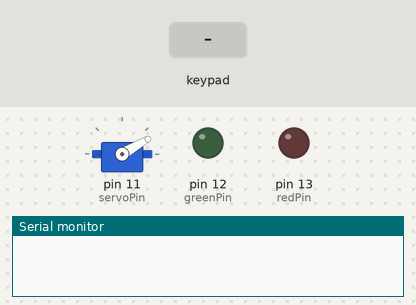
Bench run of a sketch on a simulated Arduino Uno, built with avr-gcc and run on an emulated ATmega328P. Parts: servo, output pins drawn as LEDs (lit = HIGH), the last lines printed to the serial monitor. The test bench sets the inputs (shaded band).

Above: at 1.2 s.
1.3 s: key '#' pressed
At 2.6 s:
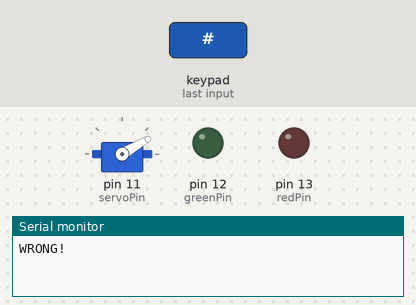
2.9 s: keypad keys 0 8 1 5 # pressed 0.4 s apart
At 5.5 s:
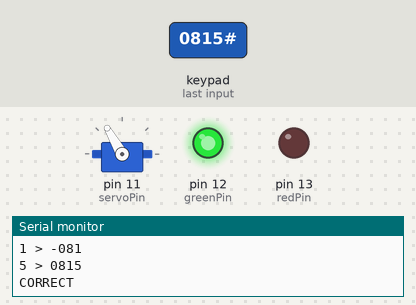
Timing chart, 0 to 9.0 s (numbered marks = the images above; inputs shaded):
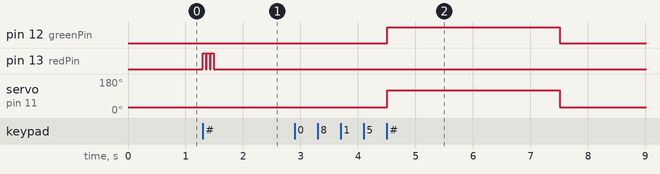

Measured:
- after the input at 1.3 s, pin 13 (redPin): alternates HIGH for 0.05 s and LOW for 0.02 s, 6 changes in all, then stays LOW, starting at once
- after the input at 2.9 s, pin 12 (greenPin): LOW → HIGH after 1.6 s, → LOW 3.0 s later; servo on pin 11 (servoPin): 30° → 120° after 1.6 s, → 30° 3.0 s later

The sketch:

arduinoUnlock.ino
```cpp
#include <Keypad.h>
#include <Servo.h>

// Pinlänge und Pincode festlegen
const byte PINLENGTH = 4;
char pinCode[PINLENGTH+1] = {'0','8','1','5'};

// Zwischenspeicher für Eingaben
char keyBuffer[PINLENGTH+1] = {'-','-','-','-'};

// Kompakter kann man das auch so schreiben:
// char pin[] = "0815";
// char keyBuffer[] = "----";

// Definition für das Keypad von Elegoo
const byte ROWS = 4; // vier Zeilen
const byte COLS = 4; // vier Spalten
// Symbole auf den Tasten
char hexaKeys[ROWS][COLS] = {
  {'1','2','3','A'},
  {'4','5','6','B'},
  {'7','8','9','C'},
  {'*','0','#','D'}
};
byte rowPins[ROWS] = {9, 8, 7, 6}; //connect to the row pinouts of the keypad
byte colPins[COLS] = {5, 4, 3, 2}; //connect to the column pinouts of the keypad

// Einstellung für Servo und LEDs
const int greenPin = 12;
const int redPin = 13;
const int servoPin = 11;
const int angleClosed = 30;
const int angleOpen = 120;
const int openDelay = 3000;

// Servo-Objekt erzeugen
Servo myservo;

// Instanz von Keypad erzeugen, Keymap und Pins übergeben
Keypad customKeypad = Keypad( makeKeymap(hexaKeys), rowPins, colPins, ROWS, COLS);

void setup(){
  Serial.begin(9600);
  // LED Pins setzen
  pinMode(greenPin, OUTPUT);
  pinMode(redPin, OUTPUT);
  digitalWrite(greenPin, LOW);
  digitalWrite(redPin, LOW);
  // Servo auf Ausgangsposition
  myservo.attach(servoPin);
  myservo.write(angleClosed);
}

void loop(){
  // Gedrückte Taste abfragen
  char customKey = customKeypad.getKey();

  if (customKey) {
    // Check, ob ASCII Wert des Char einer Ziffer zwischen 0 und 9 entspricht
    if ((int(customKey) >= 48) && (int(customKey) <= 57)){
      addToKeyBuffer(customKey);
    }
  // oder Code überprüfen, falls Raute gedrückt wurde
    else if (customKey == '#') {
      checkKey();
    }
  }
}

void addToKeyBuffer(char inkey) {
  Serial.print(inkey);
  Serial.print(" > ");
  // Von links nach rechts Zeichen um eins weiterkopieren = ältestes Zeichen vergessen
  for (int i=1; i<PINLENGTH; i++) {
    keyBuffer[i-1] = keyBuffer[i];
  }
  // in ganz rechter Stelle die letzte Ziffer speichern
  keyBuffer[PINLENGTH-1] = inkey;
  Serial.println(keyBuffer);
}

void checkKey() {
  // Eingabe mit festgelegtem Pincode vergleichen
  if (strcmp(keyBuffer, pinCode) == 0) {
    Serial.println("CORRECT");
    // Aktion für richtigen Pin ausführen
    pinCorrect();
  }
  else {
    Serial.println("WRONG!");
    // Aktion für falschen Pin ausführen
    pinWrong();
  }

  // Nach Überprüfung Eingabe leeren
  for (int i=0; i < PINLENGTH; i++) {
    keyBuffer[i] = '-';
  }
}

// Aktion für korrekten Pincode
void pinCorrect() {
  myservo.write(angleOpen);
  digitalWrite(greenPin, HIGH);
  delay(openDelay);
  myservo.write(angleClosed);
  digitalWrite(greenPin, LOW);
}

// Aktion für falschen Pincode
void pinWrong() {
  for (int i=0; i<3; i++) {
    digitalWrite(redPin, HIGH);
    delay(50);
    digitalWrite(redPin, LOW);
    delay(20);
  }
}
```
